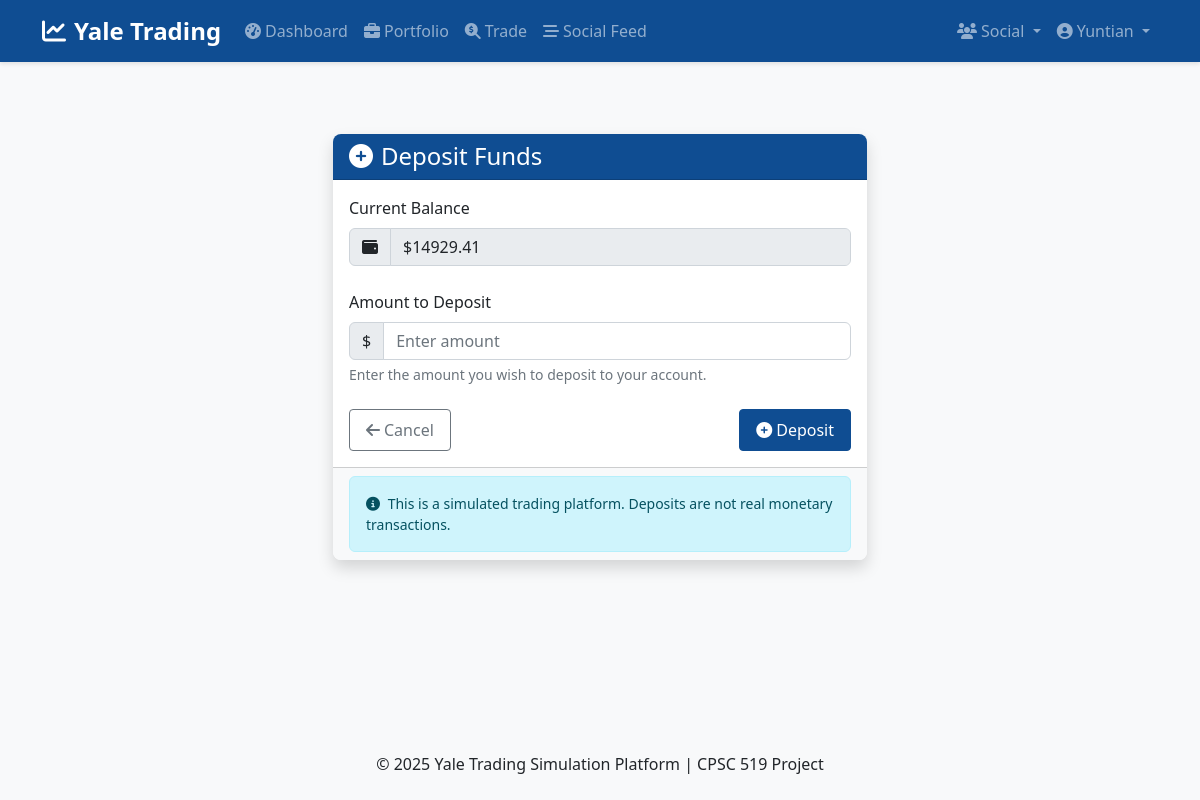
/funds/deposit (signed in), run on an earlier commit of the app's database.
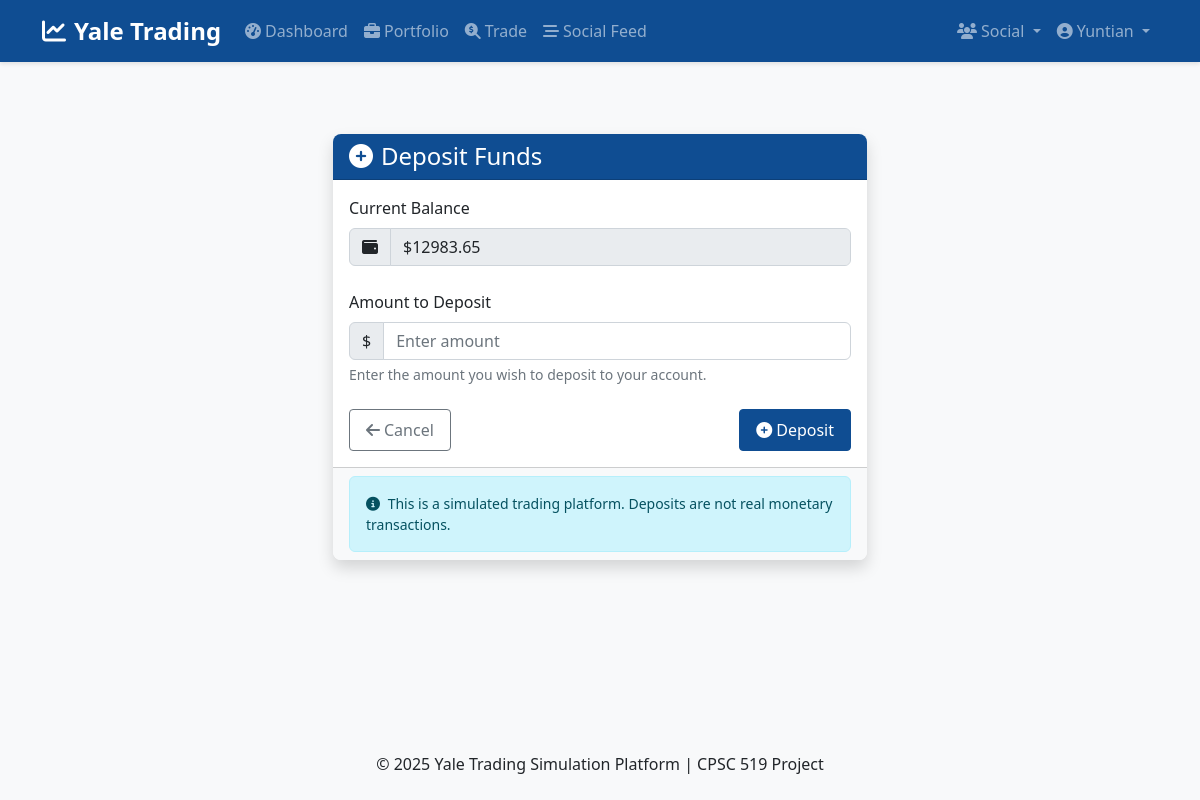
And on a later commit of the database.
### app/models/user.py (models this page shows, shortened)
class User(db.Model, UserMixin):
    id = db.Column(db.Integer, primary_key=True)
    net_id = db.Column(db.String(20), unique=True, nullable=False)
    password_hash = db.Column(db.String(128), nullable=False)
    first_name = db.Column(db.String(50), nullable=False)
    last_name = db.Column(db.String(50), nullable=False)
    balance = db.Column(db.Float, default=0.0)
    created_at_edt = db.Column(db.DateTime, default=datetime.now(zoneinfo.ZoneInfo("America/New_York")))
    last_login_edt = db.Column(db.DateTime, default=datetime.now(zoneinfo.ZoneInfo("America/New_York")))
    is_active = db.Column(db.Boolean, default=True)
    portfolio = db.relationship('StockHolding', backref='user', lazy=True)
    transactions = db.relationship('Transaction', backref='user', lazy=True)
    cash_transactions = db.relationship('CashTransaction', backref='user', lazy=True)
    posts = db.relationship('TradingPost', backref='author', lazy=True)
    comments = db.relationship('Comment', backref='author', lazy=True)
    followed = db.relationship(
        'User', secondary=followers,
        primaryjoin=(followers.c.follower_id == id),
        secondaryjoin=(followers.c.followed_id == id),
        backref=db.backref('followers', lazy='dynamic'), lazy='dynamic'
    )

### app/controllers/auth.py (the view, shortened to what this page needs)
@auth_bp.route('/funds/deposit', methods=['GET', 'POST'])
@login_required
def deposit_funds():
    form = FundDepositForm()
    return render_template('auth/deposit.html', title='Deposit Funds', form=form)

### app/forms.py
class FundDepositForm(FlaskForm):
    amount = FloatField('Amount ($)', validators=[DataRequired(), NumberRange(min=0.01, message='Amount must be positive')])
    submit = SubmitField('Deposit')

### app/models/user.py (called while the page is built)
@login_manager.user_loader
def load_user(user_id):
    return User.query.get(int(user_id))

### app/templates/auth/deposit.html (shortened to what this page needs)
{% extends "layout.html" %}
{% block content %}
<div class="container py-5">
    <div class="row">
        <div class="col-md-6 mx-auto">
            <div class="card shadow">
                <div class="card-header bg-primary text-white">
                    <h2 class="h4 mb-0"><i class="fas fa-plus-circle me-2"></i>Deposit Funds</h2>
                </div>
                <div class="card-body">
                    <form method="POST" action="{{ url_for('auth.deposit_funds') }}" class="needs-validation" novalidate>
                        <div class="mb-4">
                            <label for="current-balance" class="form-label">Current Balance</label>
                            <div class="input-group">
                                <span class="input-group-text"><i class="fas fa-wallet"></i></span>
                                <input type="text" class="form-control" id="current-balance" value="${{ current_user.balance|round(2) }}" disabled>
                            </div>
                        </div>
                        <div class="mb-4">
                            <label for="amount" class="form-label">Amount to Deposit</label>
                            <div class="input-group">
                                <span class="input-group-text">$</span>
                                {{ form.amount(class="form-control", placeholder="Enter amount", min="0.01", step="0.01") }}
                            </div>
                            <div class="form-text">Enter the amount you wish to deposit to your account.</div>
                        </div>
                        <div class="d-flex justify-content-between">
                            <a href="{{ url_for('main.dashboard') }}" class="btn btn-outline-secondary">
                                <i class="fas fa-arrow-left me-1"></i>Cancel
                            </a>
                            <button type="submit" class="btn btn-primary">
                                <i class="fas fa-plus-circle me-1"></i>{{ form.submit.label.text }}
                            </button>
                        </div>
                    </form>
                </div>
                <div class="card-footer bg-light small">
                    <div class="alert alert-info mb-0">
                        <i class="fas fa-info-circle me-1"></i> This is a simulated trading platform. Deposits are not real monetary transactions.
                    </div>
                </div>
            </div>
        </div>
    </div>
</div>
{% endblock %}

### app/templates/layout.html (shortened to what this page needs)
<!DOCTYPE html>
<html lang="en">
<head>
    <link href="https://cdn.jsdelivr.net/npm/bootstrap@5.2.3/dist/css/bootstrap.min.css" rel="stylesheet">
    <link rel="stylesheet" href="https://cdnjs.cloudflare.com/ajax/libs/font-awesome/6.3.0/css/all.min.css">
    <link rel="stylesheet" href="{{ url_for('static', filename='css/main.css') }}">
</head>
<body>
    <header>
        <nav class="navbar navbar-expand-lg navbar-dark bg-primary">
            <div class="container">
                <a class="navbar-brand" href="{{ url_for('main.home') }}">
                    <i class="fas fa-chart-line me-2"></i>Yale Trading
                </a>
                <div class="collapse navbar-collapse" id="navbarNav">
                    <ul class="navbar-nav me-auto">
                        {% if current_user.is_authenticated %}
                            <li class="nav-item">
                                <a class="nav-link" href="{{ url_for('main.dashboard') }}">
                                    <i class="fas fa-tachometer-alt me-1"></i>Dashboard
                                </a>
                            </li>
                            <li class="nav-item">
                                <a class="nav-link" href="{{ url_for('trading.portfolio') }}">
                                    <i class="fas fa-briefcase me-1"></i>Portfolio
                                </a>
                            </li>
                            <li class="nav-item">
                                <a class="nav-link" href="{{ url_for('trading.stock_search') }}">
                                    <i class="fas fa-search-dollar me-1"></i>Trade
                                </a>
                            </li>
                            <li class="nav-item">
                                <a class="nav-link" href="{{ url_for('social.feed') }}">
                                    <i class="fas fa-stream me-1"></i>Social Feed
                                </a>
                            </li>
                        {% endif %}
                    </ul>
                    <ul class="navbar-nav">
                        {% if current_user.is_authenticated %}
                            <li class="nav-item dropdown">
                                <a class="nav-link dropdown-toggle" href="#" id="socialDropdown" role="button" data-bs-toggle="dropdown">
                                    <i class="fas fa-users me-1"></i>Social
                                </a>
                            </li>
                            <li class="nav-item dropdown">
                                <a class="nav-link dropdown-toggle" href="#" id="userDropdown" role="button" data-bs-toggle="dropdown">
                                    <i class="fas fa-user-circle me-1"></i>{{ current_user.first_name }}
                                </a>
                            </li>
                        {% endif %}
                    </ul>
                </div>
            </div>
        </nav>
    </header>
    <main class="container mt-4 mb-5">
        {% block content %}{% endblock %}
    </main>
    <footer class="bg-light py-4 mt-auto">
        <div class="container text-center">
            <p class="mb-0">&copy; {{ now.year }} Yale Trading Simulation Platform | CPSC 519 Project</p>
        </div>
    </footer>
</body>
</html>

What changed in the data, as far as the page shows it:
changed User "Yuntian": balance "$14929.41" → "$12983.65"
